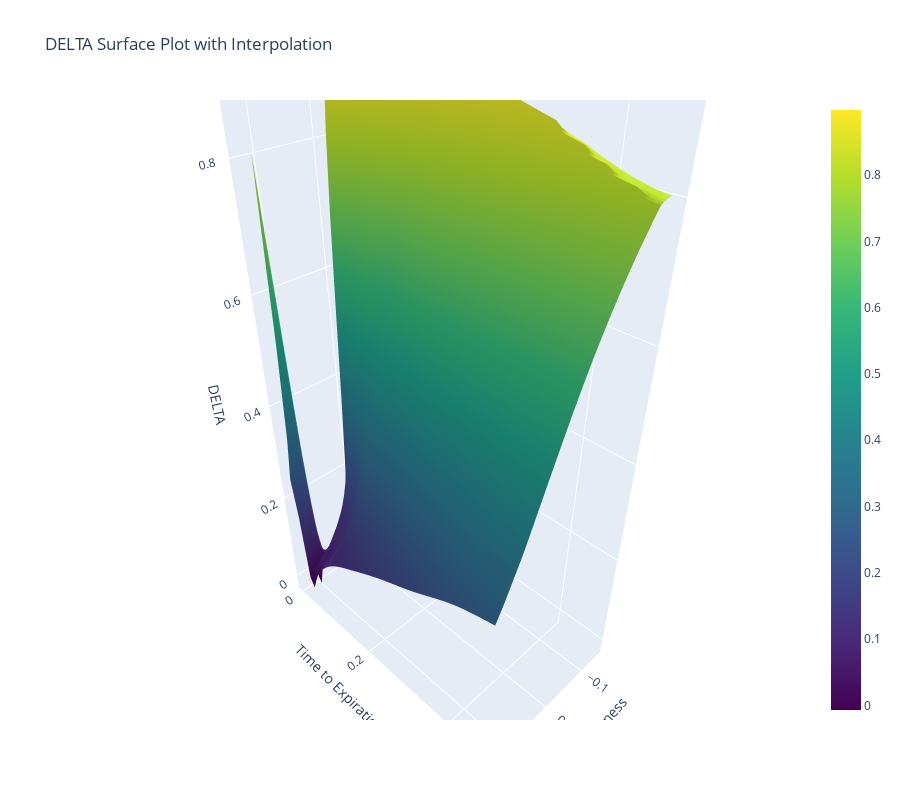

The code cell stored with this chart in its notebook:
### Code cell
plot_greeks_surface(df_greeks, greek = 'delta')

### Figure 1 — Plotly figure (JSON) as saved in the notebook; plotly's stock layout.template omitted (floating-point values rounded to 4 significant figures; data arrays with more than 128 entries replaced by an {"elided": "..."} marker saying what was removed)
{"data": [{"colorscale": [[0, "#440154"], [0.1111, "#482878"], [0.2222, "#3e4989"], [0.3333, "#31688e"], [0.4444, "#26828e"], [0.5556, "#1f9e89"], [0.6667, "#35b779"], [0.7778, "#6ece58"], [0.8889, "#b5de2b"], [1, "#fde725"]], "connectgaps": true, "type": "surface", "x": {"elided": "50x50 float values"}, "y": {"elided": "50x50 float values"}, "z": {"elided": "50x50 float values"}}], "layout": {"height": 800, "scene": {"xaxis": {"title": {"text": "Log Moneyness"}}, "yaxis": {"title": {"text": "Time to Expiration (T)"}}, "zaxis": {"title": {"text": "DELTA"}}}, "title": {"text": "DELTA Surface Plot with Interpolation"}, "width": 900}}
